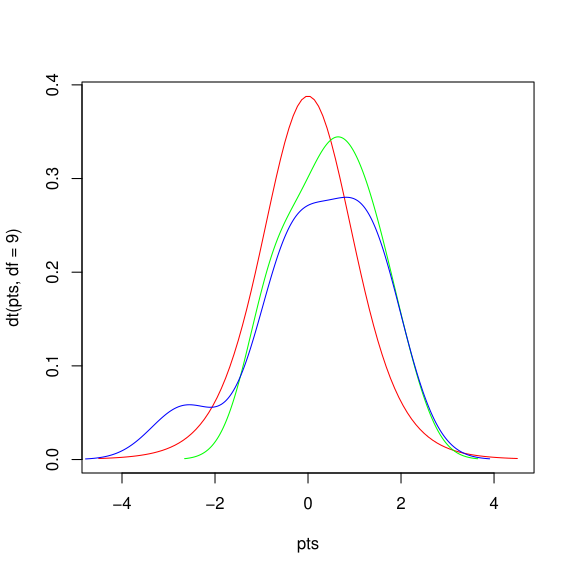

The script that drew this image:
Author: Vincent Nwulu; Date: 10/21/2025; Purpose: Calculate T-test

#Create some dummy dataset for 2 variables
x = rnorm(10)
y = rnorm(10)

#Create some density plot
pts = seq(-4.5,4.5,length=100)
plot(pts,dt(pts,df=9),col='red',type='l')
lines(density(x), col='green')
lines(density(y), col='blue')

Calculate T test
ttest = t.test(x,y)

 Welch Two Sample t-test

data:  x and y
t = 0.54752, df = 16.523, p-value = 0.5913
alternative hypothesis: true difference in means is not equal to 0
95 percent confidence interval:
 -0.8041292  1.3660848
sample estimates:
mean of x mean of y 
0.4703048 0.1893270 
